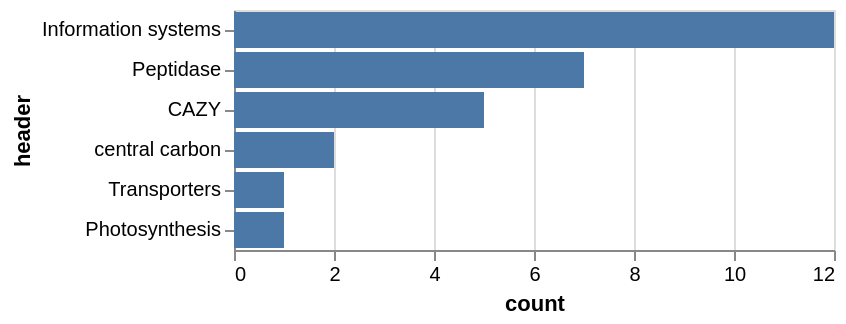

Notebook source saved alongside this figure:
### Code cell
paragominas_count = paragominas_count.reset_index()
paragominas_count = paragominas_count.sort_values(by='count',ascending=False)
paragominas_count.to_csv('/MP_Data/Dados_David/viral_analysis/post_processing/article_scripts/data_analysis/03_annotation/processed_tables/paragominas_amg_cat.tsv',sep='\t')


par_chart = alt.Chart(paragominas_count).mark_bar().encode(
    alt.X('count:Q'),
    alt.Y('header:N', sort='-x'),
)
par_chart

### Figure 1 — Vega-Lite specification as saved in the notebook (floating-point values rounded to 4 significant figures)
{"config": {"view": {"continuousWidth": 300, "continuousHeight": 300}}, "data": {"name": "data-2d26a4c55c85f64e1d2f94bedc4d5e98"}, "mark": {"type": "bar"}, "encoding": {"x": {"field": "count", "type": "quantitative"}, "y": {"field": "header", "sort": "-x", "type": "nominal"}}, "$schema": "https://vega.github.io/schema/vega-lite/v6.1.0.json", "datasets": {"data-2d26a4c55c85f64e1d2f94bedc4d5e98": [{"header": "Information systems", "count": 12}, {"header": "Peptidase", "count": 7}, {"header": "CAZY", "count": 5}, {"header": "central carbon", "count": 2}, {"header": "Transporters", "count": 1}, {"header": "Photosynthesis", "count": 1}]}}
